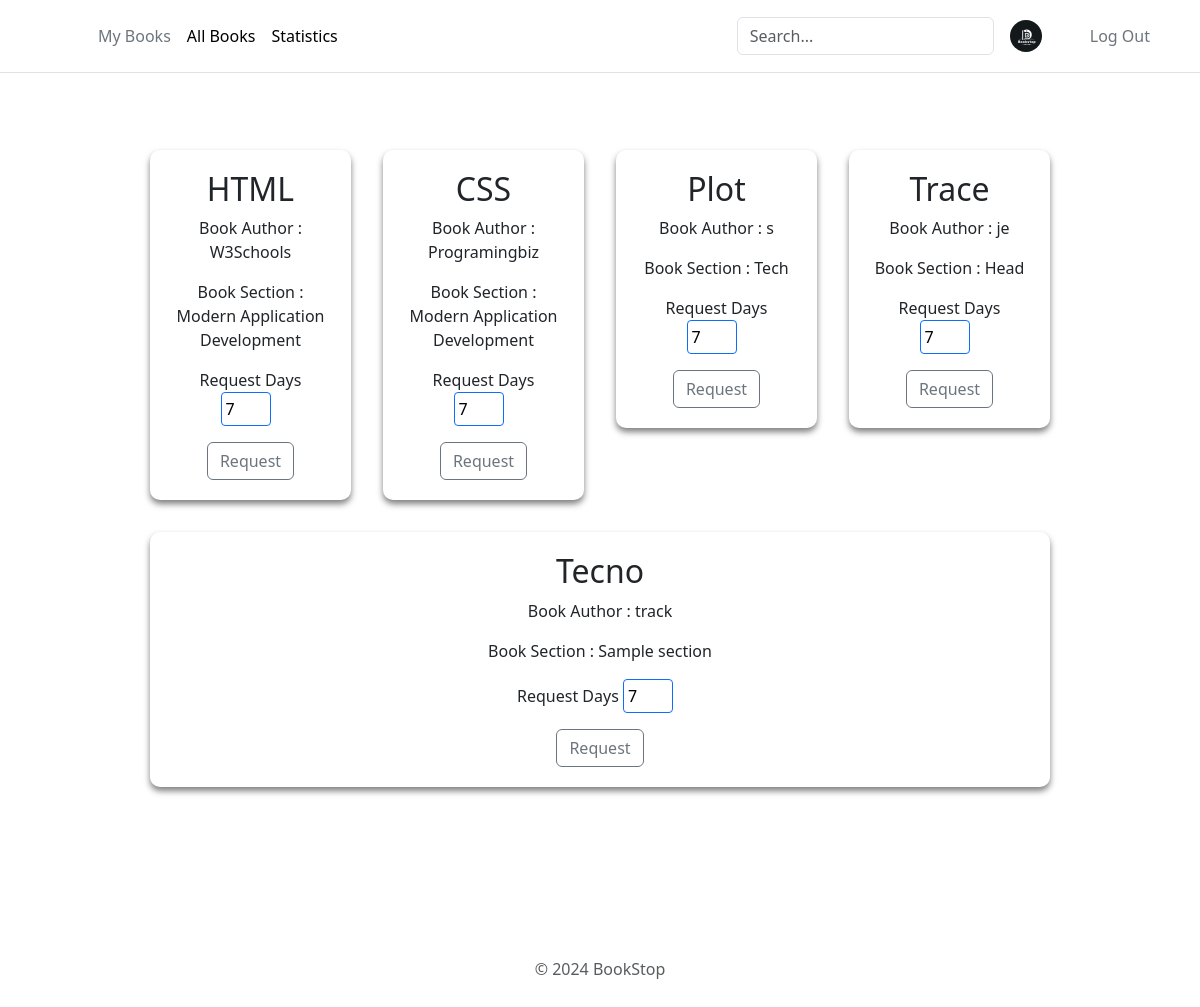
The app's page /allBooks (signed in), older data.
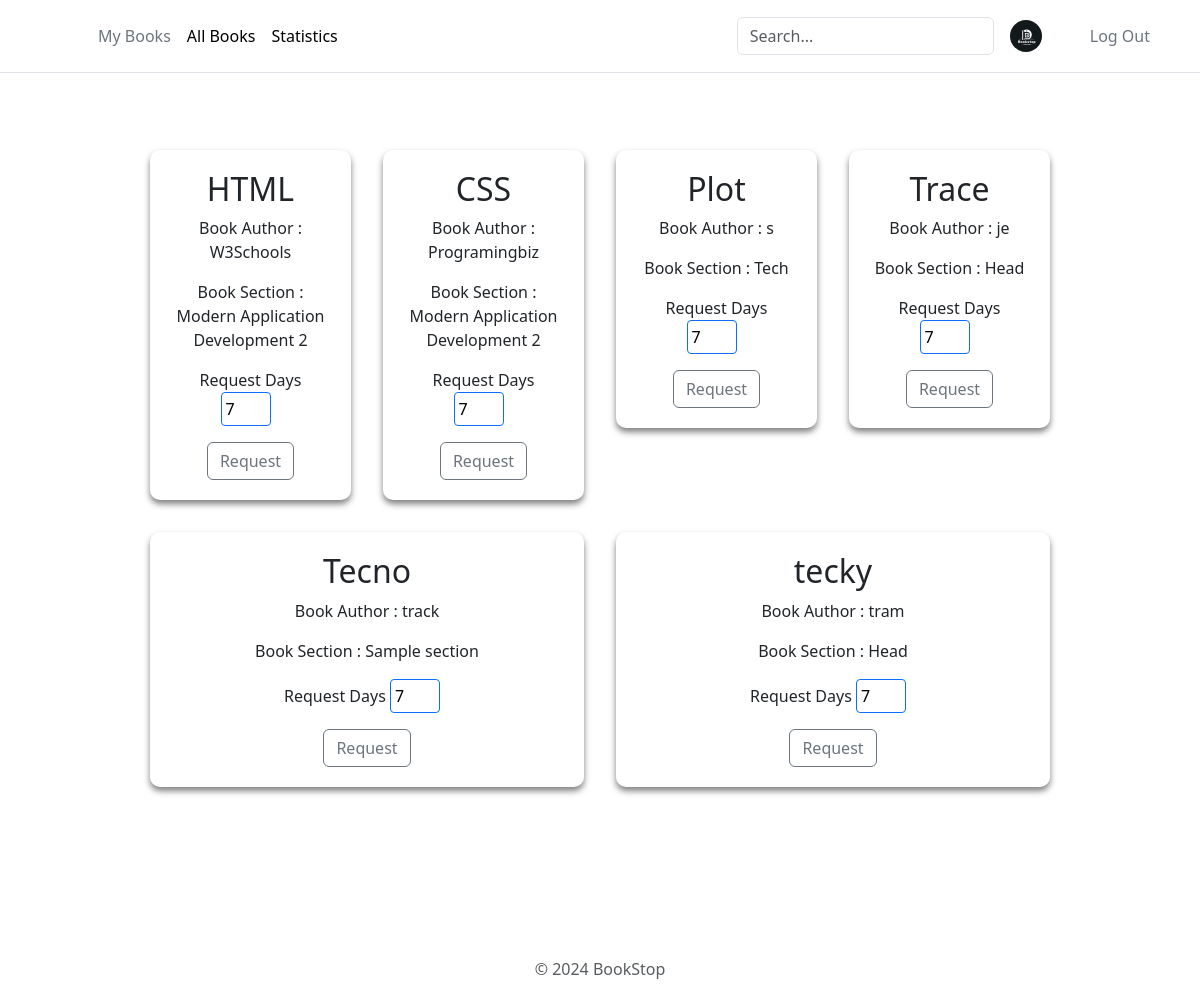
The same page, newer data.
### app.py (models this page shows)
class Books(db.Model):
    __tablename__ = 'books'
    BookId = db.Column(db.Integer, autoincrement=True, primary_key=True)
    SectionId = db.Column(db.Integer, db.ForeignKey('section.SectionId'), nullable=False)
    Title = db.Column(db.String(50), nullable=False)
    Author = db.Column(db.String(50), nullable=False)
    Content = db.Column(db.Text)
    ImageLink = db.Column(db.String(255))

### app.py (the view)
@app.route("/allBooks", methods=["GET","POST"])
def allBooks():
    if 'user_id' not in session:
        return redirect(url_for('userLogin'))
    if request.method == 'POST':
        data = request.form.to_dict()
        requstBook = BookIssue(UserId=session['user_id'], BookId=data['bookid'], SectionId=data['sectionId'], Days=data['days'], IssueStatus = 'requested', IssueDate = datetime.datetime.today().date())
        db.session.add(requstBook)
        db.session.commit()
        bookSec = BookSection.query.all()
        userid = session['user_id']
        return render_template("allBooks.html", books=bookSec, userid = userid)
    else:
        bookSec = BookSection.query.all()
        userid = request.args.get('userid')
        return render_template("allBooks.html", books=bookSec, userid = userid)

### app/templates/allBooks.html (shortened to what this page needs)
<!DOCTYPE html>
<html lang="en">
  <head>
    <link rel="stylesheet" href="/static/add-section.css" />
    {% include 'bootstrap.html' %}
  </head>
  <body>
    <div>
      {% include 'header.html' %}
      <div>
        <div class="main-container">
          {% for book in books %}
          <div class="section-container" id="1">
            <h2>{{book.Books_Title}}</h2>
            <p>Book Author : {{book.Books_Author}}</p>
            <div>
              <p>Book Section : {{book.Section_Title}}</p>
            </div>
            <form action="/allBooks" method="post">
              <p>
                Request Days
                <input
                  type="number"
                  name="days"
                  required
                  value="7"
                  style="width: 50px; padding: 4px; margin-right: 10px"
                />
              </p>
              <button
                type="submit"
                id="request{{book.Books_BookId}}"
                class="btn btn-outline-secondary"
              >
                Request
              </button>
            </form>
          </div>
          {% endfor %}
        </div>
        {% include 'footer.html' %}
      </div>
    </div>
  </body>
</html>

### app/templates/bootstrap.html (shortened to what this page needs)
<link
  href="https://cdn.jsdelivr.net/npm/bootstrap@5.3.2/dist/css/bootstrap.min.css"
  rel="stylesheet"
/>

### app/templates/header.html (shortened to what this page needs)
<header class="p-3 mb-1 border-bottom">
  <div class="container">
    <div
      class="d-flex flex-wrap align-items-center justify-content-center justify-content-lg-start"
    >
      <a
        href="/"
        class="d-flex align-items-center mb-2 mb-lg-0 link-body-emphasis text-decoration-none"
      >
        <svg
          class="bi me-2"
          width="40"
          height="32"
          role="img"
          aria-label="Bootstrap"
        >
          <use xlink:href="#bootstrap" />
        </svg>
      </a>
      <ul
        class="nav col-12 col-lg-auto me-lg-auto mb-2 justify-content-center mb-md-0"
      >
        <li>
          <a href="/myBooks" class="nav-link px-2 link-secondary">My Books</a>
        </li>
        <li>
          <a href="/allBooks" class="nav-link px-2 link-body-emphasis"
            >All Books</a
          >
        </li>
        <li>
          <a href="/userStats" class="nav-link px-2 link-body-emphasis"
            >Statistics</a
          >
        </li>
      </ul>
      <form class="col-12 col-lg-auto mb-3 mb-lg-0 me-lg-3" role="search">
        <input
          type="search"
          class="form-control"
          placeholder="Search..."
          aria-label="Search"
          id="searchInput"
        />
      </form>
      <img
        src="/static/logo.jpg"
        alt="mdo"
        width="32"
        height="32"
        class="rounded-circle"
      />
      <ul class="nav" style="margin-left: 40px">
        <li>
          <a href="/logout" class="nav-link px-2 link-secondary">Log Out</a>
        </li>
      </ul>
    </div>
  </div>
</header>

### app/templates/footer.html
<div class="container">
  <footer class="py-3 my-4">
    <p class="text-center text-body-secondary">&copy; 2024 BookStop</p>
  </footer>
</div>

### app/static/add-section.css (style rules this page uses)
body { background-color: #2d2a2e; margin: 0; }
.main-container { display: flex; flex-wrap: wrap; padding: 130px; align-items: flex-start; gap: 2em; margin: 20px; }
.section-container { background-color: rgba(255, 255, 255, 0.1); backdrop-filter: blur(10px); border-radius: 10px; padding: 20px 20px; box-shadow: 0 4px 6px rgba(0, 0, 0, 0.5); text-align: center; width: 20%; flex-grow: 1; }
header { position: fixed; top: 0; left: 0; width: 100%; background-color: rgba(255, 255, 255, 0.9); z-index: 2; }
input, textarea { width: 100%; padding: 8px; border-radius: 4px; border: solid 1px #0d6efd; color: #000; }
input, textarea { margin-bottom: 20px; }

Row changes from the older to the newer data that the page shows:
computed for Books "HTML": Section_Title "Modern Application Development" → "Modern Application Development 2"
computed for Books "CSS": Section_Title "Modern Application Development" → "Modern Application Development 2"
added Books: Books_Title "tecky", Books_Author "tram", Section_Title "Head"
